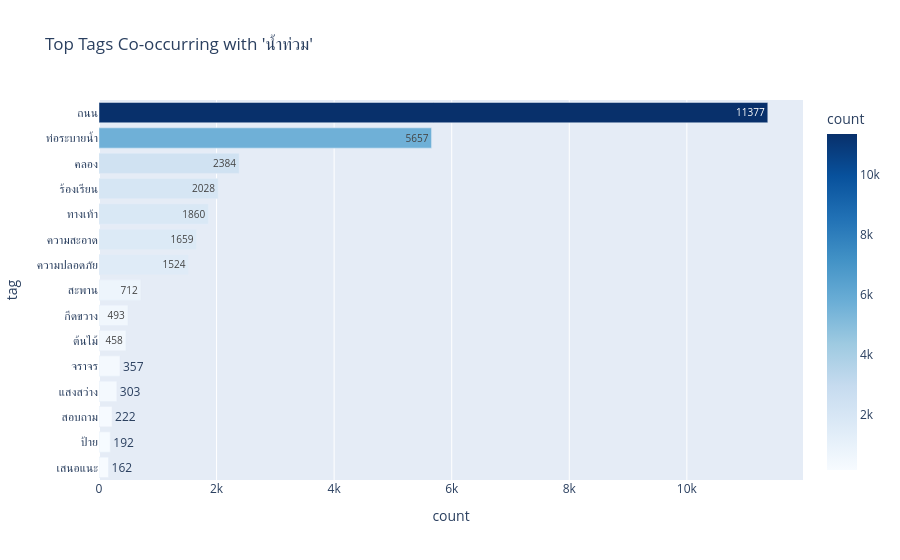

The notebook cell saved with this chart:
### Code cell
co_occurrence_analysis(df, 'น้ำท่วม')

### Figure 1 — Plotly figure (JSON) as saved in the notebook; plotly's stock layout.template omitted (floating-point values rounded to 4 significant figures)
{"data": [{"hovertemplate": "count=%{marker.color}<br>tag=%{y}<extra></extra>", "legendgroup": "", "marker": {"color": [11377, 5657, 2384, 2028, 1860, 1659, 1524, 712, 493, 458, 357, 303, 222, 192, 162], "coloraxis": "coloraxis", "pattern": {"shape": ""}}, "name": "", "orientation": "h", "showlegend": false, "text": [11380.0, 5657.0, 2384.0, 2028.0, 1860.0, 1659.0, 1524.0, 712.0, 493.0, 458.0, 357.0, 303.0, 222.0, 192.0, 162.0], "textposition": "auto", "type": "bar", "x": [11377, 5657, 2384, 2028, 1860, 1659, 1524, 712, 493, 458, 357, 303, 222, 192, 162], "xaxis": "x", "y": ["ถนน", "ท่อระบายน้ำ", "คลอง", "ร้องเรียน", "ทางเท้า", "ความสะอาด", "ความปลอดภัย", "สะพาน", "กีดขวาง", "ต้นไม้", "จราจร", "แสงสว่าง", "สอบถาม", "ป้าย", "เสนอแนะ"], "yaxis": "y"}], "layout": {"barmode": "relative", "coloraxis": {"colorbar": {"title": {"text": "count"}}, "colorscale": [[0, "rgb(247,251,255)"], [0.125, "rgb(222,235,247)"], [0.25, "rgb(198,219,239)"], [0.375, "rgb(158,202,225)"], [0.5, "rgb(107,174,214)"], [0.625, "rgb(66,146,198)"], [0.75, "rgb(33,113,181)"], [0.875, "rgb(8,81,156)"], [1, "rgb(8,48,107)"]]}, "legend": {"tracegroupgap": 0}, "title": {"text": "Top Tags Co-occurring with 'น้ำท่วม'"}, "xaxis": {"anchor": "y", "domain": [0, 1], "title": {"text": "count"}}, "yaxis": {"anchor": "x", "autorange": "reversed", "domain": [0, 1], "title": {"text": "tag"}}}}
